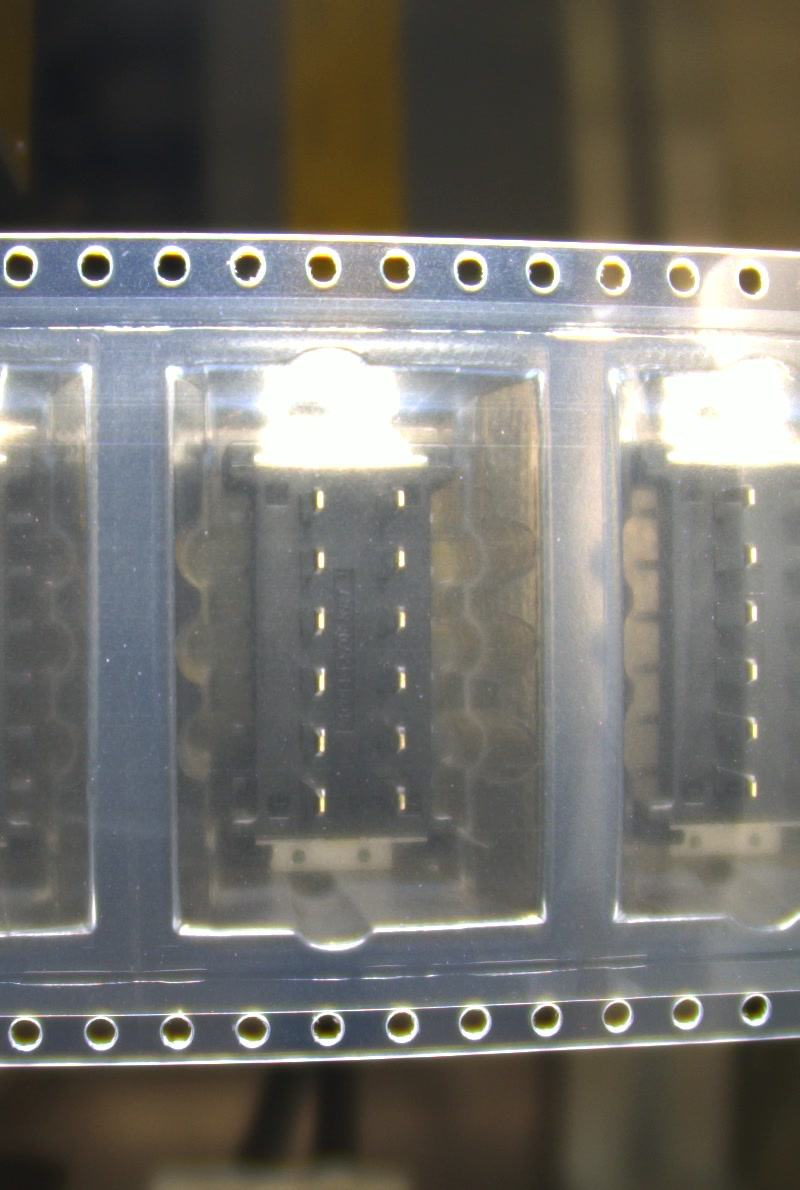
#> input picture IMAGES/IMG (2).jpg, 800 x 1190 px
$ python houghlineP.py
#> lines starting #> are read from the running program, lines starting #| are printed output that depends on the picture; after the words box and inside, x2 and y2 are one past the last pixel; in counts of white or black regions, pixels touching at a corner belong together
import cv2
import numpy as np
from scipy.interpolate import splprep, splev

# Hàm để fit polynomial
def poly_fit(x, y, degree=2):
    p = np.polyfit(x, y, degree)
    return np.poly1d(p)

# Đọc ảnh
image_path = 'IMAGES/IMG (2).jpg'
image = cv2.imread(image_path)
#> image is the input picture: shape (1190, 800, 3); mean B, G, R 107.4, 112.7, 114.3
image = image[990:1034, :]
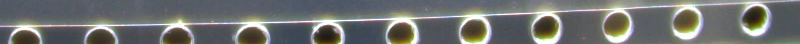
#> image: shape (44, 800, 3); mean B, G, R 112.1, 114.2, 111.7
width = image.shape[1]
#> width = 800
gray = cv2.cvtColor(image, cv2.COLOR_BGR2GRAY)
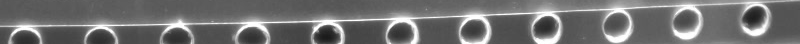
#> gray: shape (44, 800); min 27, max 255, mean 113.2

# Phát hiện cạnh
edges = cv2.Canny(gray, 50, 150)
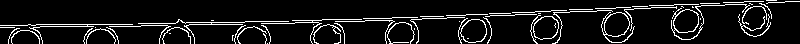
#> edges: shape (44, 800); 8.7% white in thin lines or dots

# Sử dụng Hough Line Probabilistic
lines = cv2.HoughLinesP(edges, 1, np.pi / 180, threshold=100, minLineLength=50, maxLineGap=10)
#> lines = [[466, 14, 550, 11], [269, 21, 465, 15], [335, 21, 388, 20], [109, 26, 167, 25], [665, 7, 797, 1], [28, 24, 132, 24], [689, 4, 776, 0], [261, 23, 315, 22], [485, 16, 540, 13], [138, 23, 242, 24], [551, 10, 630, 7]]

# Lưu trữ các điểm
points = []

# Lấy điểm từ các đoạn thẳng
if lines is not None:
    for line in lines:
        x1, y1, x2, y2 = line[0]
        points.append((x1, y1))
        points.append((x2, y2))
#> this loop made 11 passes
#> after the loop, points = [(466, 14), (550, 11), (269, 21), (465, 15), (335, 21), (388, 20), (109, 26), (167, 25), (665, 7), (797, 1), (28, 24), (132, 24), (689, 4), (776, 0), (261, 23), (315, 22), (485, 16), (540, 13), (138, 23), (242, 24), (551, 10), (630, 7)]
        # cv2.line(image, (x1,y1), (x2,y2), (0, 0, 255), 2)

# Chuyển đổi điểm thành numpy array
points = np.array(points)
#> points = 22 rows, first 8: [466, 14], [550, 11], [269, 21], [465, 15], [335, 21], [388, 20], [109, 26], [167, 25]

# Tìm đường cong (spline)
if len(points) > 3:  # Cần ít nhất 4 điểm để fit spline
    # Lấy các điểm duy nhất và sắp xếp theo thứ tự
    unique_points = np.unique(points, axis=0)
#> unique_points = 22 rows, first 8: [28, 24], [109, 26], [132, 24], [138, 23], [167, 25], [242, 24], [261, 23], [269, 21]
    unique_points = unique_points[np.argsort(unique_points[:, 0])]

    # Tạo spline
    tck, u = splprep(unique_points.T, s=5)
#> tck = 3 items; u = 22 values from 0 to 1
    x, y = splev(np.linspace(0, 1, 100), tck)
#> x = 100 values from 28 to 797; y = 100 values, max 30.54 at index 5, min -0.151 at index 95, mean 16.14

    # Fit đường polynomial
    poly = poly_fit(x, y, degree=2)
#> in poly_fit, `p = np.polyfit(x, y, degree)`: p = [-3.03e-05, -0.0146, 28.84]

    # Vẽ đường cong fitted
    # for i in range(len(x) - 1):
    #     pt1 = (int(x[i]), int(poly(x[i])))
    #     pt2 = (int(x[i + 1]), int(poly(x[i + 1])))
        # cv2.line(image, pt1, pt2, (0, 255, 0), 2)  # Đường polynomial màu xanh lá
            # Ngoại suy để vẽ đường cong từ 0 đến width
    x_extended = np.linspace(0, width, num=width)
#> x_extended = 800 values from 0 to 800
    y_extended = poly(x_extended)
#> y_extended = 800 values, max 28.84 at index 0, min -2.22 at index 799, mean 16.53
    for i in range(len(x_extended) - 1):
        pt1 = (int(x_extended[i]), int(y_extended[i]))
        pt2 = (int(x_extended[i + 1]), int(y_extended[i + 1]))
        cv2.line(image, pt1, pt2, (0, 0, 255), 2)
#> this loop made 799 passes
#> (pt1, pt2) on passes 1 to 3: ((0, 28), (1, 28)), ((1, 28), (2, 28)), ((2, 28), (3, 28))
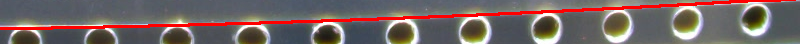
#> image: shape (44, 800, 3); 6.76% of pixels changed, all inside (x1, y1, x2, y2) = (0, 0, 796, 30)

# Hiển thị ảnh kết quả
cv2.imshow('Fitted Curve', image)
cv2.waitKey(0)
cv2.destroyAllWindows()
